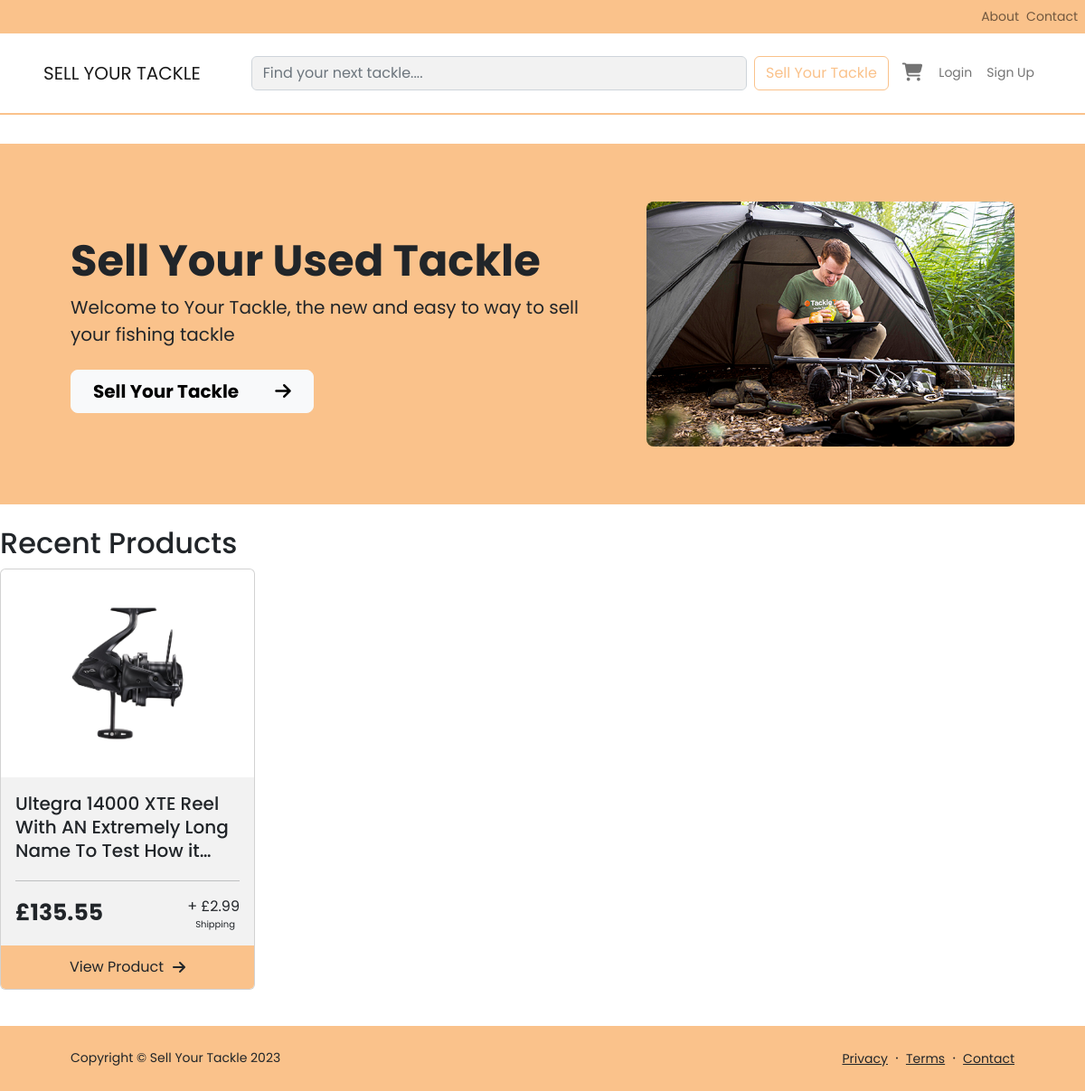
The app's page /, older data.
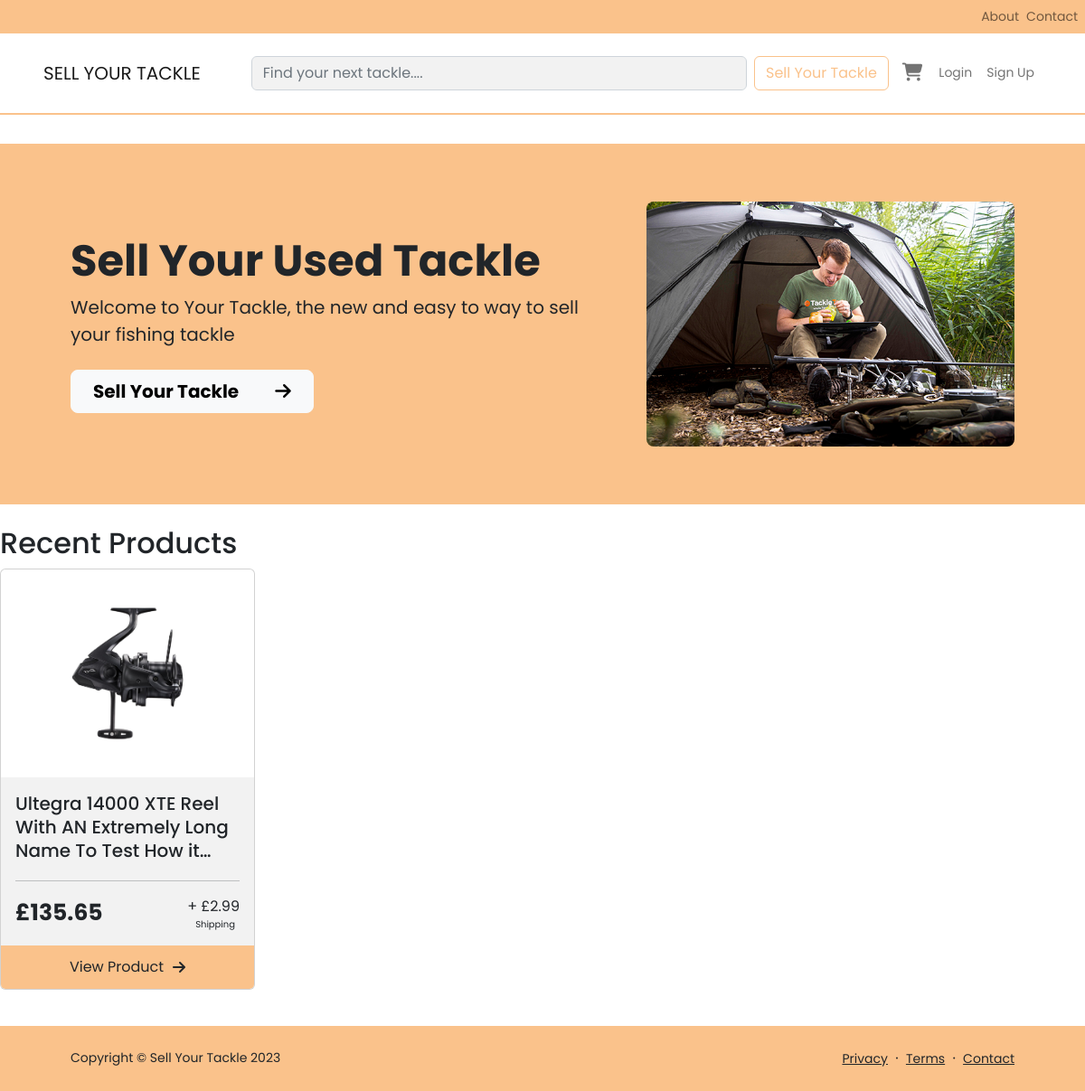
The same page, newer data.
### tackle/models.py (models this page shows, shortened)
class ProductImage(models.Model):
    product = models.ForeignKey(Product, related_name="images", on_delete=models.CASCADE)
    image = models.ImageField(upload_to="product-images/")

class Product(models.Model):
    brand = models.ForeignKey(Brand, on_delete=models.CASCADE)
    category = models.ForeignKey(Category, on_delete=models.CASCADE)
    name = models.CharField(max_length=200)
    slug = models.SlugField(max_length=210, unique=True)
    variation1 = models.CharField(max_length=100, blank=True, null=True)
    variation2 = models.CharField(max_length=100, blank=True, null=True)
    condition = models.CharField(max_length=100, choices=Condition.choices)
    description = models.TextField(blank=True, null=True)
    user = models.ForeignKey(settings.AUTH_USER_MODEL, on_delete=models.CASCADE)
    created_at = models.DateTimeField(auto_now_add=True)
    price = models.DecimalField(max_digits=10, decimal_places=2, default=Decimal('0.00'))
    shipping = models.DecimalField(max_digits=10, decimal_places=2, default=Decimal('0.00'))
    financial_status = models.CharField(
        max_length=10,
        choices=FinancialStatus.choices,
        default=FinancialStatus.UNSOLD
    )
    visibility = models.CharField(
        max_length=5,
        choices=ProductVisibility.choices,
        default=ProductVisibility.DRAFT
    )

### tackle/views.py (the view)
# urls.py: path('', HomeView.as_view(), name='home'),
class HomeView(TemplateView):
    template_name = 'index.html'
    def get_context_data(self, **kwargs):
        context = super().get_context_data(**kwargs)
        context['products'] = Product.objects.filter(visibility=ProductVisibility.LIVE)
        return context

### tackle/context_processors.py (called while the page is built)
def cart_processor(request):
    cart = Cart(request)
    return {'total_items_in_cart': len(cart)}

### tackle/views.py (called while the page is built)
    def __len__(self):
        return sum(item['quantity'] for item in self.cart.values())

### templates/index.html (shortened to what this page needs)
{% extends "base.html" %}
{% block content %}
<header class="header py-3">
    <div class="container px-5">
        <div class="row gx-5 align-items-center justify-content-center">
            <div class="col-lg-8 col-xl-7 col-xxl-6">
                <div class="my-5 text-center text-xl-start">
                    <h1 class="display-5 fw-bolder">Sell Your Used Tackle</h1>
                    <p class="lead fw-normal mb-4">Welcome to Your Tackle, the new and easy to way
                        to sell your fishing
                        tackle</p>
                    <div class="d-grid gap-3 d-sm-flex justify-content-sm-center justify-content-xl-start">
                        <a class="btn btn-light btn-lg px-4 me-sm-3 header-button"
                            href="{% url 'list-product' %}"><b>Sell Your
                                Tackle</b><i class="fa-solid fa-arrow-right fa-beat" style="margin-left:40px"></i></a>
                    </div>
                </div>
            </div>
            <div class="col-xl-5 col-xxl-6 d-none d-xl-block text-center"><img class="img-fluid rounded-3 my-5"
                    src="static/media/sell-used-fishing-tackle.jpg" alt="..." /></div>
        </div>
    </div>
</header>
<div class="row mt-4">
    <h2>Recent Products</h2>
    {% for product in products %}
    <div class=" col-6 col-md-3 mb-4">
        <div class="card d-flex flex-column card-clickable" data-url=" {% url 'product' product.slug %}">
            <div id="product-card-img-container">
                {% for product_image in product.images.all %}
                {% if forloop.first %}
                <img src="{{ product_image.image.url }}" alt="{{ product.name }} image" class="img-fluid card-image"
                    id="product-card-img">
                {% endif %}
                {% endfor %}
            </div>
            <div class="card-body card-border flex-grow-1">
                <div class="h5 card-title mb-3 truncate">{{ product.name|truncatechars:100 }}</div>
                <hr>
                <div class="row">
                    <div class="col-6 d-flex align-items-start flex-column">
                        <p class="card-text mb-0 card-price">£{{ product.price }}</p>
                    </div>
                    <div class="col-6 d-flex flex-column align-items-end">
                        <p class="card-text mb-0">+ £{{ product.shipping }}</p>
                        <label class="card-shipping">Shipping</label>
                    </div>
                </div>
            </div>
            <a href="{% url 'product' product.slug %}"
                class="card-footer p-4 pt-0 bg-transparent border-top-0 card-border d-flex align-items-center justify-content-center pt-4">
                View Product<i class="fa-solid fa-arrow-right"></i>
            </a>
        </div>
    </div>
    {% endfor %}
</div>
{% endblock %}

Row changes from the older to the newer data that the page shows:
changed Product "Ultegra 14000 XTE Reel With AN Extremely Long Name To Test How…": price "135.55" → "135.65"
